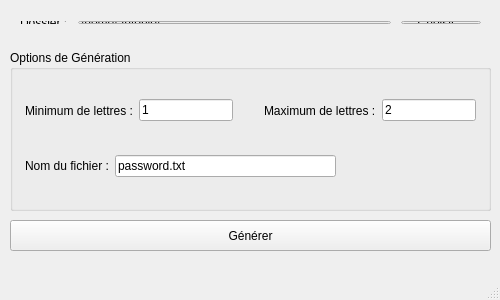
<?xml version="1.0" encoding="UTF-8"?>
<ui version="4.0">
 <class>MainWindow</class>
 <widget class="QMainWindow" name="MainWindow">
  <property name="geometry">
   <rect>
    <x>0</x>
    <y>0</y>
    <width>500</width>
    <height>300</height>
   </rect>
  </property>
  <property name="minimumSize">
   <size>
    <width>500</width>
    <height>300</height>
   </size>
  </property>
  <property name="maximumSize">
   <size>
    <width>500</width>
    <height>500</height>
   </size>
  </property>
  <property name="windowTitle">
   <string>PasswordGenerator</string>
  </property>
  <widget class="QWidget" name="centralWidget">
   <widget class="QWidget" name="horizontalLayoutWidget">
    <property name="geometry">
     <rect>
      <x>10</x>
      <y>10</y>
      <width>481</width>
      <height>25</height>
     </rect>
    </property>
    <layout class="QHBoxLayout" name="horizontalLayout">
     <property name="spacing">
      <number>10</number>
     </property>
     <property name="leftMargin">
      <number>10</number>
     </property>
     <property name="rightMargin">
      <number>10</number>
     </property>
     <item>
      <widget class="QLabel" name="label">
       <property name="text">
        <string>Dossier :</string>
       </property>
      </widget>
     </item>
     <item>
      <widget class="QLineEdit" name="cheminDossier">
       <property name="text">
        <string>/home/antonio/</string>
       </property>
      </widget>
     </item>
     <item>
      <widget class="QPushButton" name="boutonChoirDossier">
       <property name="text">
        <string>Choisir...</string>
       </property>
      </widget>
     </item>
    </layout>
   </widget>
   <widget class="QGroupBox" name="groupBox">
    <property name="geometry">
     <rect>
      <x>10</x>
      <y>50</y>
      <width>481</width>
      <height>161</height>
     </rect>
    </property>
    <property name="title">
     <string>Options de Génération</string>
    </property>
    <widget class="QWidget" name="horizontalLayoutWidget_2">
     <property name="geometry">
      <rect>
       <x>10</x>
       <y>30</y>
       <width>461</width>
       <height>61</height>
      </rect>
     </property>
     <layout class="QHBoxLayout" name="horizontalLayout_3">
      <property name="leftMargin">
       <number>5</number>
      </property>
      <property name="rightMargin">
       <number>5</number>
      </property>
      <item>
       <widget class="QLabel" name="label_2">
        <property name="text">
         <string>Minimum de lettres :</string>
        </property>
       </widget>
      </item>
      <item>
       <widget class="QLineEdit" name="MinLettres">
        <property name="text">
         <string>1</string>
        </property>
       </widget>
      </item>
      <item>
       <spacer name="horizontalSpacer">
        <property name="orientation">
         <enum>Qt::Horizontal</enum>
        </property>
        <property name="sizeHint" stdset="0">
         <size>
          <width>40</width>
          <height>20</height>
         </size>
        </property>
       </spacer>
      </item>
      <item>
       <widget class="QLabel" name="label_3">
        <property name="text">
         <string>Maximum de lettres :</string>
        </property>
       </widget>
      </item>
      <item>
       <widget class="QLineEdit" name="MaxLettres">
        <property name="text">
         <string>2</string>
        </property>
       </widget>
      </item>
     </layout>
    </widget>
    <widget class="QWidget" name="formLayoutWidget">
     <property name="geometry">
      <rect>
       <x>10</x>
       <y>100</y>
       <width>321</width>
       <height>33</height>
      </rect>
     </property>
     <layout class="QFormLayout" name="formLayout">
      <property name="leftMargin">
       <number>5</number>
      </property>
      <property name="topMargin">
       <number>5</number>
      </property>
      <property name="rightMargin">
       <number>5</number>
      </property>
      <property name="bottomMargin">
       <number>5</number>
      </property>
      <item row="0" column="0">
       <widget class="QLabel" name="label_4">
        <property name="text">
         <string>Nom du fichier :</string>
        </property>
       </widget>
      </item>
      <item row="0" column="1">
       <widget class="QLineEdit" name="nomFichier">
        <property name="text">
         <string>password.txt</string>
        </property>
       </widget>
      </item>
     </layout>
    </widget>
   </widget>
   <widget class="QPushButton" name="boutonGenerer">
    <property name="geometry">
     <rect>
      <x>10</x>
      <y>220</y>
      <width>481</width>
      <height>31</height>
     </rect>
    </property>
    <property name="text">
     <string>Générer</string>
    </property>
   </widget>
  </widget>
  <widget class="QStatusBar" name="statusBar"/>
 </widget>
 <layoutdefault spacing="6" margin="11"/>
 <resources/>
 <connections/>
</ui>
